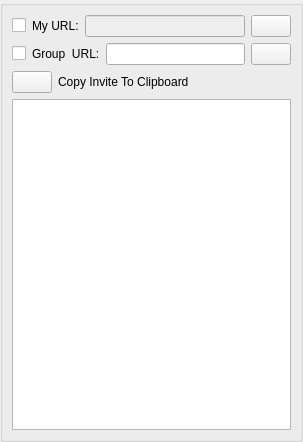
<?xml version="1.0" encoding="UTF-8"?>
<ui version="4.0">
 <class>AppletInviteAcceptUi</class>
 <widget class="QWidget" name="AppletInviteAcceptUi">
  <property name="geometry">
   <rect>
    <x>0</x>
    <y>0</y>
    <width>303</width>
    <height>442</height>
   </rect>
  </property>
  <property name="sizePolicy">
   <sizepolicy hsizetype="Expanding" vsizetype="Expanding">
    <horstretch>0</horstretch>
    <verstretch>0</verstretch>
   </sizepolicy>
  </property>
  <property name="minimumSize">
   <size>
    <width>0</width>
    <height>0</height>
   </size>
  </property>
  <property name="maximumSize">
   <size>
    <width>16777215</width>
    <height>16777215</height>
   </size>
  </property>
  <property name="windowTitle">
   <string>Create Invite</string>
  </property>
  <layout class="QVBoxLayout" name="verticalLayout">
   <property name="spacing">
    <number>0</number>
   </property>
   <property name="leftMargin">
    <number>0</number>
   </property>
   <property name="topMargin">
    <number>0</number>
   </property>
   <property name="rightMargin">
    <number>0</number>
   </property>
   <property name="bottomMargin">
    <number>0</number>
   </property>
   <item>
    <widget class="QGroupBox" name="StyledDlgItemsBox">
     <property name="sizePolicy">
      <sizepolicy hsizetype="Expanding" vsizetype="Expanding">
       <horstretch>0</horstretch>
       <verstretch>0</verstretch>
      </sizepolicy>
     </property>
     <property name="minimumSize">
      <size>
       <width>0</width>
       <height>0</height>
      </size>
     </property>
     <property name="title">
      <string/>
     </property>
     <layout class="QVBoxLayout" name="verticalLayout_2">
      <item>
       <layout class="QHBoxLayout" name="horizontalLayout_3">
        <item>
         <widget class="QCheckBox" name="m_MyUrlCheckBox">
          <property name="text">
           <string/>
          </property>
         </widget>
        </item>
        <item>
         <widget class="QLabel" name="m_MyUrlLabel">
          <property name="text">
           <string>My URL:</string>
          </property>
         </widget>
        </item>
        <item>
         <widget class="QLineEdit" name="m_MyUrlEdit">
          <property name="enabled">
           <bool>false</bool>
          </property>
         </widget>
        </item>
        <item>
         <widget class="QPushButton" name="m_CopyMyUrlButton">
          <property name="text">
           <string/>
          </property>
         </widget>
        </item>
       </layout>
      </item>
      <item>
       <layout class="QHBoxLayout" name="horizontalLayout_2">
        <item>
         <widget class="QCheckBox" name="m_GroupUrlCheckBox">
          <property name="text">
           <string/>
          </property>
         </widget>
        </item>
        <item>
         <widget class="QLabel" name="m_GroupUrlLabel">
          <property name="text">
           <string>Group  URL:</string>
          </property>
         </widget>
        </item>
        <item>
         <widget class="QLineEdit" name="m_TestUrlEdit"/>
        </item>
        <item>
         <widget class="QPushButton" name="m_GroupUrlButton">
          <property name="text">
           <string/>
          </property>
         </widget>
        </item>
       </layout>
      </item>
      <item>
       <layout class="QHBoxLayout" name="horizontalLayout">
        <item>
         <widget class="QPushButton" name="m_CopyInviteToClipboardButton">
          <property name="sizePolicy">
           <sizepolicy hsizetype="Minimum" vsizetype="Minimum">
            <horstretch>0</horstretch>
            <verstretch>0</verstretch>
           </sizepolicy>
          </property>
          <property name="text">
           <string/>
          </property>
         </widget>
        </item>
        <item>
         <widget class="QLabel" name="m_CopyInviteLabel">
          <property name="sizePolicy">
           <sizepolicy hsizetype="Expanding" vsizetype="Preferred">
            <horstretch>0</horstretch>
            <verstretch>0</verstretch>
           </sizepolicy>
          </property>
          <property name="text">
           <string>Copy Invite To Clipboard</string>
          </property>
         </widget>
        </item>
       </layout>
      </item>
      <item>
       <widget class="QPlainTextEdit" name="m_InfoPlainTextEdit"/>
      </item>
     </layout>
    </widget>
   </item>
  </layout>
 </widget>
 <resources/>
 <connections/>
</ui>
